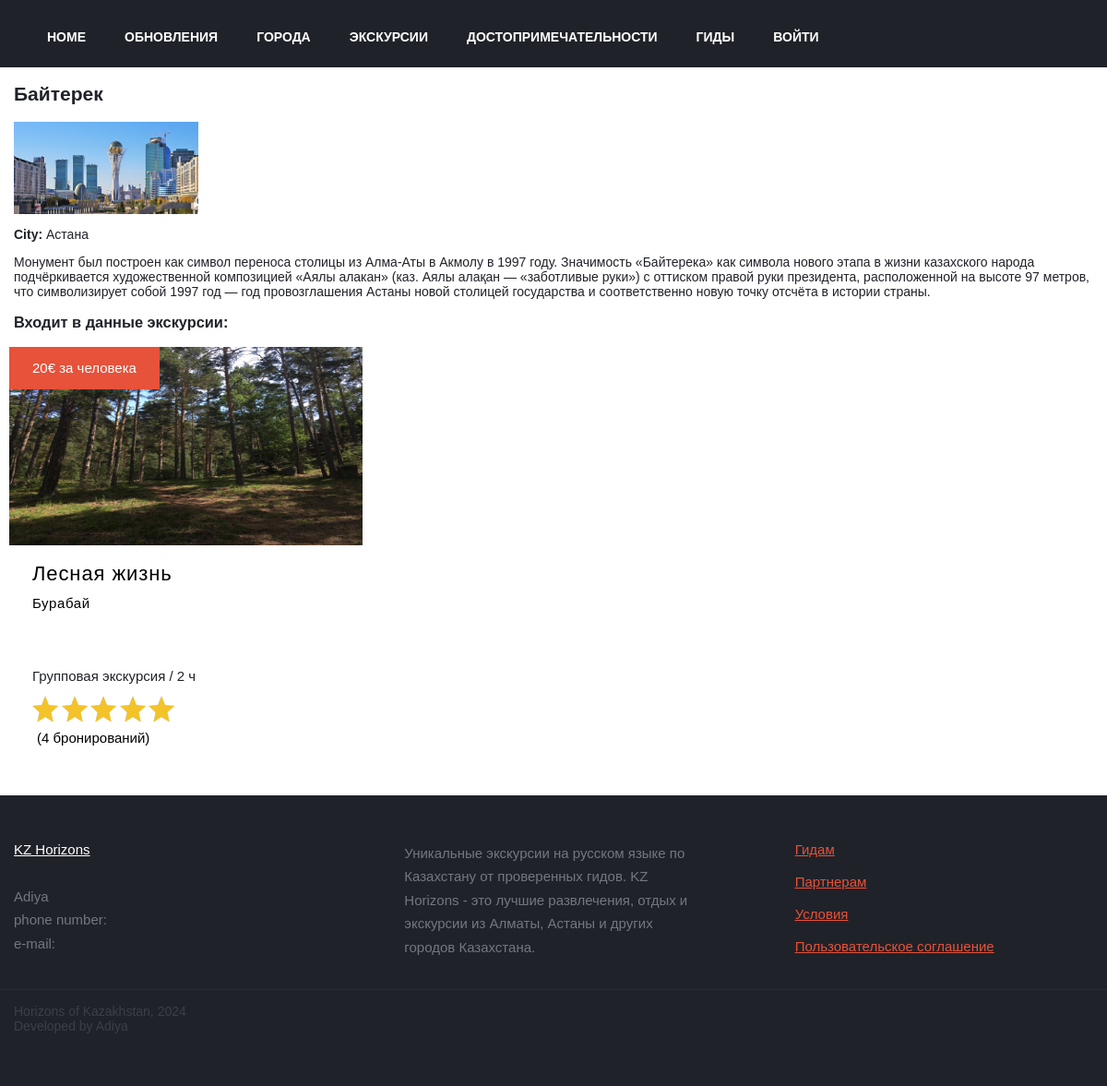
Page /excursions/attraction/cf4ded97-dff9-4e13-bdcf-e20584a72337/ on the committed database.
### excursions/models.py (models this page shows)
class Attraction(models.Model):
    id = models.CharField(
        default=uuid.uuid4, primary_key=True, verbose_name='ID', max_length=128
    )
    name = models.CharField(
        default='Attraction', max_length=32, blank=True
    )
    info = models.CharField(
        max_length=2048, verbose_name='Информация', blank=False
    )
    city = models.ForeignKey(
        City, on_delete=models.CASCADE, verbose_name='City',
    )
    photo = models.CharField(
        max_length=128, default='img/images/no-photo.jpg'
    )

class Excursion(models.Model):
    id = models.CharField(
        default=uuid.uuid4, primary_key=True, verbose_name='ID', max_length=128
    )
    name = models.CharField(
        default='Excursion', max_length=32, blank=False
    )
    info = models.CharField(
        max_length=2048, verbose_name='Информация', blank=False
    )
    type = models.CharField(
        max_length=32, blank=False, default=exc_types[1], verbose_name='Тип экскурсии'
    )
    kind = models.CharField(
        max_length=32, blank=False, default=exc_kinds[1], verbose_name='Тип экскурсии'
    )
    people_number = models.IntegerField(
        blank=True
    )
    time = models.IntegerField(
        verbose_name='Duration', blank=False
    )
    city = models.ForeignKey(
        City, on_delete=models.CASCADE
    )
    guide = models.CharField(
        max_length=64
    )
    transport = models.CharField(
        max_length=32, choices=transport, blank=False, default=transport[2], verbose_name='Транспорт'
    )
    price = models.IntegerField(
        verbose_name='Цена'
    )
    program = models.CharField(
        max_length=512, verbose_name='Программа', blank=False
    )
    attractions = models.ManyToManyField(
        Attraction
    )
    photo = models.CharField(
        max_length=128, default='img/images/no-photo.jpg'
    )
    datetime = models.DateTimeField(
        auto_now=False, auto_now_add=False, blank=True
    )
    created = models.DateTimeField(
        auto_now=False, auto_now_add=True,
    )
    clients_count = models.IntegerField(
        default=0
    )
    is_available = models.BooleanField(
        default=True
    )
    is_past = models.BooleanField(
        default=False
    )

### cities/models.py (models this page shows)
class City(models.Model):
    id = models.CharField(
        default=uuid.uuid4, primary_key=True, verbose_name='ID', max_length=128
    )
    name = models.CharField(
        max_length=32, blank=False
    )
    info = models.CharField(
        max_length=2048, verbose_name='Информация', blank=False
    )
    region = models.CharField(
        max_length=128, blank=False, default='none'
    )
    photo = models.CharField(
        max_length=128, blank=True
    )

### excursions/views.py (the view)
# urls.py: path('attraction/<str:attraction_id>/', attraction, name='attraction'),
def attraction(request, attraction_id=None):
    if attraction_id:
        attraction = Attraction.objects.get(id=attraction_id)
        excursions = Excursion.objects.filter(attractions=attraction, is_available=True, is_past=False)
        excs = []
        for exc in excursions:
            excs.append([exc, int(User.objects.get(id=exc.guide).rating)*20, len(Booking.objects.filter(excursion=exc.id))])
        context = {
            'attraction' : attraction,
            'excursions' : excs
        }
        return render(request, 'attraction.html', context)

### excursions/templates/attraction.html (shortened to what this page needs)
{% extends "layout/basic.html" %}
{% load static %}
{% block links %}
<link rel="stylesheet" href="{% static 'styles/index.css' %}">
{% endblock %}
{% block content %}
<div class="excursions-container">
    <div class="container">
<h2>{{ attraction.name }}</h2>
<div style="background-image: url('{% static attraction.photo %}'); background-size: cover; background-repeat: no-repeat; width: 200px; height:100px"></div>
<p><b>City:</b> {{ attraction.city.name }}</p>
<p>{{ attraction.info }}</p>
<h3>Входит в данные экскурсии:</h3>
<ul class="excursions-list excursions-list-main rating-large" id="excursions-list">
    {% for excursion in excursions %}
    <li class="excursions-list-item">
        <a href="{% url 'excursion' excursion.0.id %}" class="excursions-item flex direction-column">
            <div class="flex excursions-head" style="background-image: url('{% static excursion.0.photo %}'); background-size: 100% 100%">
                <div class="w100">
                    <div class="left-pallet">
                        <span class="excursions-price">{{ excursion.0.price }}&euro; за человека</span>
                    </div>
                </div>
            </div>
            <div class="flex j-c-space-between direction-column">
                <div class="excursions-title">
                    <span class="excursions-name">{{ excursion.0.name }}</span>
                    <span class="excursions-location">{{ excursion.0.city.name }}</span>
                </div>
                <div class="excursions-footer">
                    <div class="excursions-type c-yellow">{{ excursion.0.type }} экскурсия / {{ excursion.0.time }} ч</div>
    <div class="excursions-rate rating-large">
    <div class="rating-stars">
    <div class="rating-content">
        <div class="rating-stars-disabled">
        </div>
        <div class="rating-stars-active" style="width: {{ excursion.1 }}%">
            <div class="rating-star"></div>
            <div class="rating-star"></div>
            <div class="rating-star"></div>
            <div class="rating-star"></div>
            <div class="rating-star"></div>
        </div>
    </div>
    </div>
                        <span class="rating-count">
                            <span class="nowrap">({{ excursion.2 }} бронирований)</span>
                        </span>
                    </div>
                </div>
            </div>
        </a>
    </li>
    {% endfor %}
</ul>
{% endblock %}

### users/static/styles/css/headfooter.css (style rules this page uses)
html { font-family: museo-sans,sans-serif }
.cities,.navigation ul,.profile-nav ul,footer nav ul,ul { list-style: none }
* { box-sizing: border-box; }
body,html { width: 100%; height: 100%; font-size: 14px; font-weight: 400; position: relative; margin: 0; padding: 0; color: #202229 }
body { padding-top: 80px; }
.container { position: relative; margin: 0 auto; max-width: 1190px; padding: 0 10px }

### users/static/styles/style.css (style rules this page uses)
.flex { display: -webkit-flex!important; }
.direction-column { flex-direction: column }
.j-c-space-between { justify-content: space-between }
.cities,.navigation ul,.profile-nav ul,footer nav ul,ul { list-style: none }
body { padding-top: 80px; }

### users/static/styles/index.css (style rules this page uses)
.cities,.navigation ul,.profile-nav ul,footer nav ul,ul { list-style: none }
.flex { display: -webkit-flex!important; }
.direction-column { flex-direction: column }
.j-c-space-between { justify-content: space-between }
.rating-stars,.rating-count { display: flex; align-items: center; flex-wrap: wrap }
.rating-count { color: #b4b4b6; font-size: 1.07142857rem; margin-top: 5px; margin-left: 5px; position: relative; top: 1px }
.rating-content { display: inline-block; position: relative; white-space: nowrap; font-size: 0; margin: 3px 0 }
.rating-stars-active { overflow: hidden; position: absolute; top: 0; left: 0 }
.rating-stars-active .rating-star { background: url(../img/rating-star-active-small.svg) center center no-repeat }
.rating-star { width: 14px; height: 14px; display: inline-block; vertical-align: middle; margin-right: 3.5px; background-position: center; background-size: contain; background-repeat: no-repeat }
.rating-large .rating-star { width: 28px; height: 28px }
.excursions-list { display: flex; flex-wrap: wrap; justify-content: flex-start; margin: 0 -10px; padding: 0; list-style: none }
.excursions-item { max-width: 400px }
.excursions-list-item { width: 100%; margin: 0; max-width: none; flex: none }
.excursions-price { display: inline-block; padding: 14px 25px; margin: 0 0 10px; background: #e6523a; color: #fff; font-weight: 400; line-height: 1.2; font-size: 1.07142857rem }
.excursions-list-item { width: 33%; min-width: 320px; max-width: 400px; padding: 0 5px; margin: 0 .33% 0 0; display: flex }
.excursions-item { display: block; max-width: 400px; width: 100%; background: #fff; color: #202229; text-decoration: none!important; transition: .1s; margin: 0 auto 30px; position: relative }
.excursions-head { position: relative; min-height: 215px; background-color: #c3c5cd }
.excursions-title { padding: 18px 25px 170px }
.excursions-name { font-size: 1.57142857rem; display: block; letter-spacing: .9px; line-height: 1.2; word-wrap: break-word; font-weight: 500; color: #000 }
.excursions-location { font-size: 1.07142857rem; color: #000; display: block; margin-top: 10px; letter-spacing: .6px; font-weight: 500 }
.excursions-footer { padding: 5px 25px 25px; display: flex; flex-direction: column; position: absolute; bottom: 0; left: 0; width: 100% }
.excursions-footer .excursions-type { margin-bottom: 10px }
.excursions-rate .rating-count { color: #000; font-weight: 500 }
.excursions-type { font-weight: 500; font-size: 15px }

### rows in the picture
Attraction: name "Байтерек", photo (picture), city.name "Астана", info "Монумент был построен как символ переноса столицы из Алма-Аты в Акмолу в 1997 году. Значимость «Байтерека» как символа нового этапа в жизни казахского народа подчёркивается художественной композицией «Аялы алакан» (каз. Аялы алақан — «заботливые руки») с оттиском правой руки президента, расположенной на высоте 97 метров, что символизирует собой 1997 год — год провозглашения Астаны новой столицей государства и соответственно новую точку отсчёта в истории страны."
Excursion: photo (picture), price "20", name "Лесная жизнь", city.name "Бурабай", type "Групповая", time "2", {{ excursion.1 }} 100 (drawn), excursion "4"
